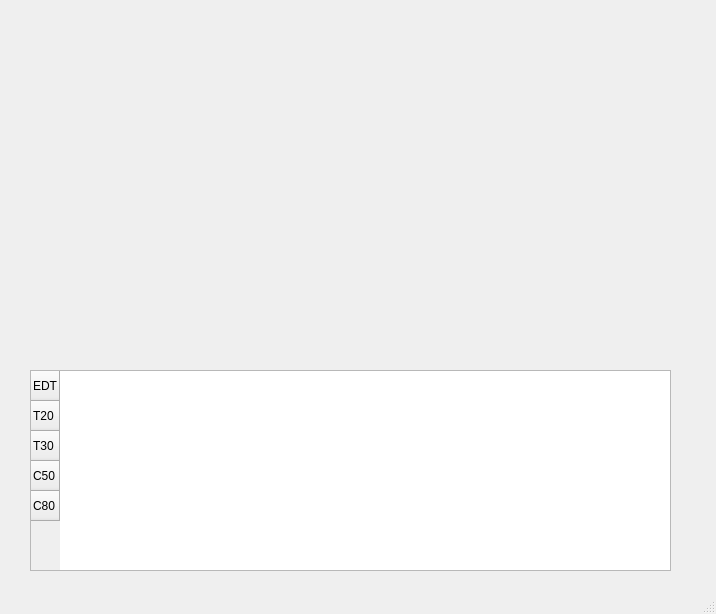
<?xml version="1.0" encoding="UTF-8"?>
<ui version="4.0">
 <class>MainWindow</class>
 <widget class="QMainWindow" name="MainWindow">
  <property name="geometry">
   <rect>
    <x>0</x>
    <y>0</y>
    <width>716</width>
    <height>614</height>
   </rect>
  </property>
  <property name="windowTitle">
   <string>MainWindow</string>
  </property>
  <widget class="QWidget" name="centralwidget">
   <widget class="QTableWidget" name="paramTable">
    <property name="geometry">
     <rect>
      <x>30</x>
      <y>370</y>
      <width>641</width>
      <height>201</height>
     </rect>
    </property>
    <row>
     <property name="text">
      <string>EDT</string>
     </property>
    </row>
    <row>
     <property name="text">
      <string>T20</string>
     </property>
    </row>
    <row>
     <property name="text">
      <string>T30</string>
     </property>
    </row>
    <row>
     <property name="text">
      <string>C50</string>
     </property>
    </row>
    <row>
     <property name="text">
      <string>C80</string>
     </property>
    </row>
   </widget>
   <widget class="PlotWidget" name="graphWidget" native="true">
    <property name="geometry">
     <rect>
      <x>30</x>
      <y>20</y>
      <width>641</width>
      <height>301</height>
     </rect>
    </property>
   </widget>
  </widget>
  <widget class="QMenuBar" name="menubar">
   <property name="geometry">
    <rect>
     <x>0</x>
     <y>0</y>
     <width>716</width>
     <height>21</height>
    </rect>
   </property>
  </widget>
  <widget class="QStatusBar" name="statusbar"/>
 </widget>
 <customwidgets>
  <customwidget>
   <class>PlotWidget</class>
   <extends>QWidget</extends>
   <header>pyqtgraph</header>
   <container>1</container>
  </customwidget>
 </customwidgets>
 <resources/>
 <connections/>
</ui>
